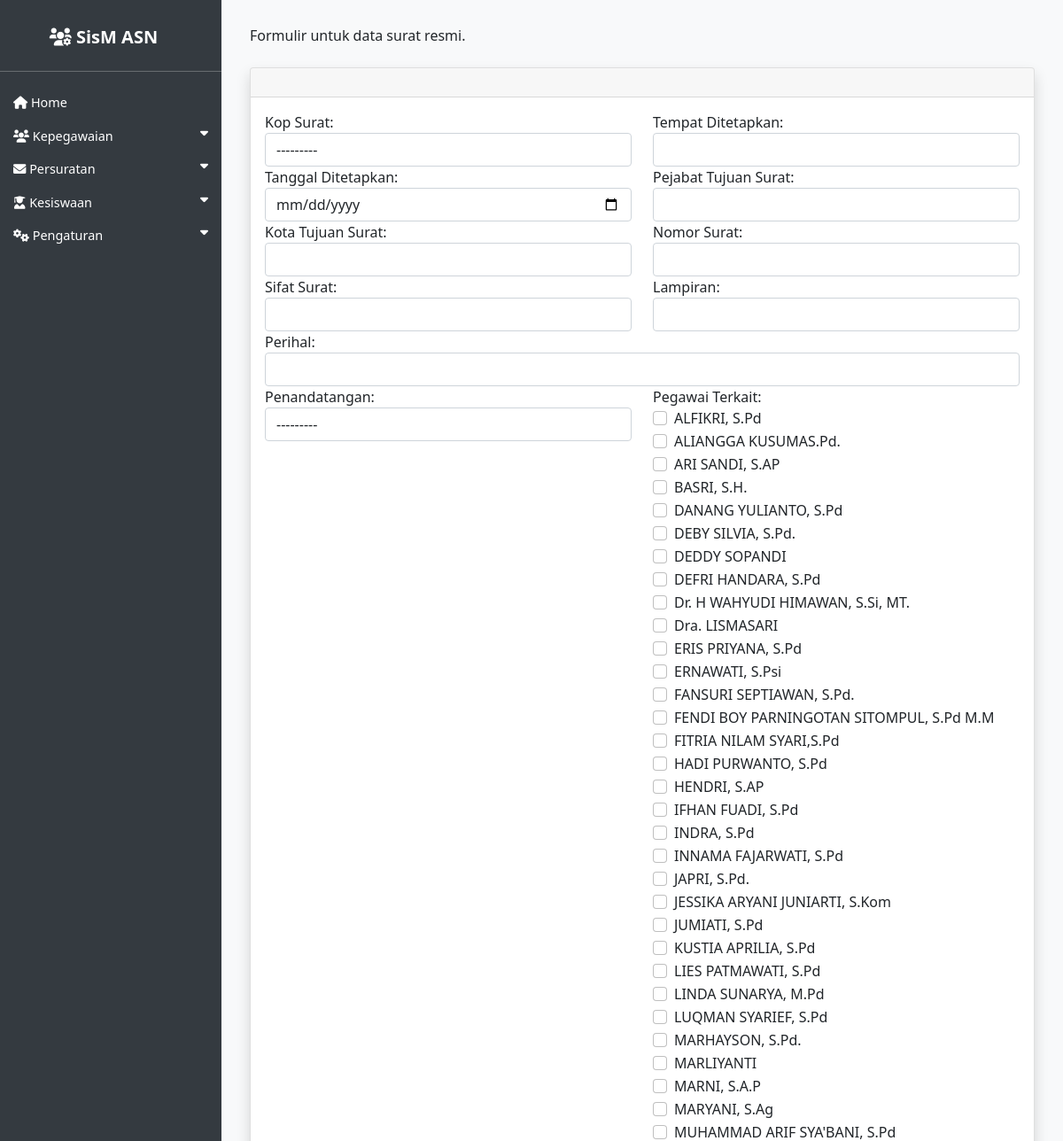
The page /asn/surat_resmi/create/ (upper part) on the database as committed earlier.
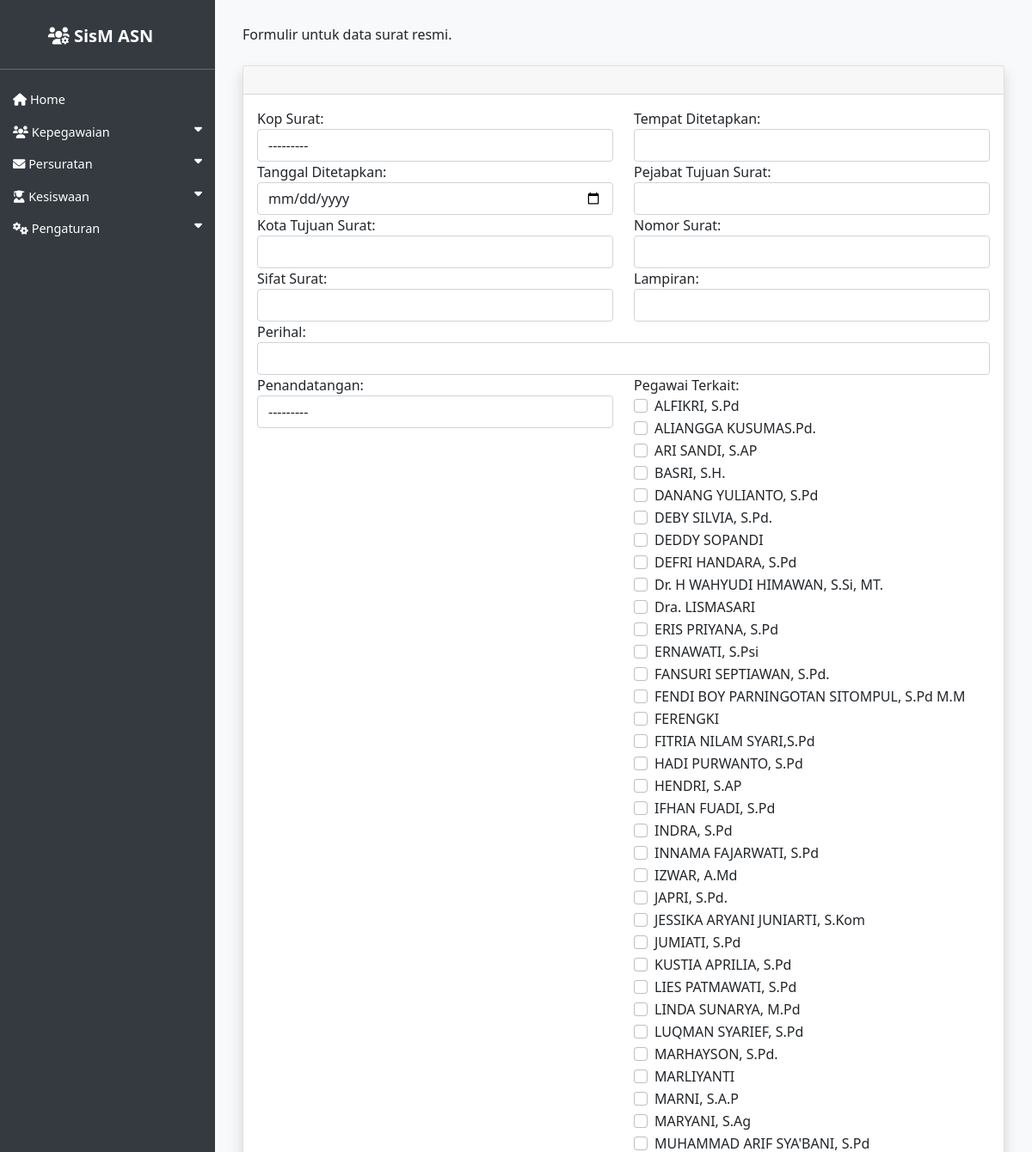
The same page on the database as committed later.
### asn_app/models.py (models this page shows, shortened)
class ASN(models.Model):
    JENIS_KELAMIN_CHOICES = [
        ('L', 'Laki-laki'),
        ('P', 'Perempuan'),
    ]
    AGAMA_CHOICES = [
        ('ISLAM', 'Islam'),
        ('KRISTEN', 'Kristen'),
        ('KATOLIK', 'Katolik'),
        ('HINDU', 'Hindu'),
        ('BUDDHA', 'Buddha'),
        ('KONGHUCU', 'Konghucu'),
    ]
    nip = models.CharField(max_length=18, unique=True, null=True, blank=True)
    nama = models.CharField(max_length=100)
    tempat_lahir = models.CharField(max_length=50)
    tanggal_lahir = models.DateField()
    jenis_kelamin = models.CharField(max_length=1, choices=JENIS_KELAMIN_CHOICES)
    agama = models.CharField(max_length=10, choices=AGAMA_CHOICES)
    alamat = models.TextField()
    email = models.EmailField()
    telepon = models.CharField(max_length=15)
    jabatan = models.CharField(max_length=100)
    pangkat = models.CharField(max_length=50, null=True, blank=True)
    golongan = models.CharField(max_length=5, null=True, blank=True)
    nama_istri_suami = models.CharField(max_length=100, blank=True, null=True, verbose_name='Nama Istri/Suami')
    unit_kerja = models.CharField(max_length=100)
    foto = models.ImageField(upload_to='asn_fotos/', blank=True, null=True)
    created_at = models.DateTimeField(auto_now_add=True)
    updated_at = models.DateTimeField(auto_now=True)

### asn_app/views.py (the view, shortened to what this page needs)
# urls.py: path('surat_resmi/create/', views.SuratResmiCreateView.as_view(), name='surat_resmi_create'),
class SuratResmiCreateView(CreateView):
    model = SuratResmi
    form_class = SuratResmiForm
    template_name = 'asn_app/surat_resmi_form.html'

### asn_app/templates/asn_app/surat_resmi_form.html (shortened to what this page needs)
{% extends 'asn_app/base.html' %}
{% block content %}
<div class="container-fluid">
    <p class="mb-4">Formulir untuk {{ title|lower }} data surat resmi.</p>
    <div class="card shadow mb-4">
        <div class="card-header py-3">
        </div>
        <div class="card-body">
            <form method="post">
                <div class="form-group row">
                    <div class="col-sm-6 mb-3 mb-sm-0">
                        {{ form.kop_surat.label_tag }}
                        {{ form.kop_surat }}
                    </div>
                    <div class="col-sm-6">
                        {{ form.tempat_ditetapkan.label_tag }}
                        {{ form.tempat_ditetapkan }}
                    </div>
                </div>
                <div class="form-group row">
                    <div class="col-sm-6 mb-3 mb-sm-0">
                        {{ form.tanggal_ditetapkan.label_tag }}
                        {{ form.tanggal_ditetapkan }}
                    </div>
                    <div class="col-sm-6">
                        {{ form.pejabat_tujuan_surat.label_tag }}
                        {{ form.pejabat_tujuan_surat }}
                    </div>
                </div>
                <div class="form-group row">
                    <div class="col-sm-6 mb-3 mb-sm-0">
                        {{ form.kota_tujuan_surat.label_tag }}
                        {{ form.kota_tujuan_surat }}
                    </div>
                    <div class="col-sm-6">
                        {{ form.nomor.label_tag }}
                        {{ form.nomor }}
                    </div>
                </div>
                <div class="form-group row">
                    <div class="col-sm-6 mb-3 mb-sm-0">
                        {{ form.sifat.label_tag }}
                        {{ form.sifat }}
                    </div>
                    <div class="col-sm-6">
                        {{ form.lampiran.label_tag }}
                        {{ form.lampiran }}
                    </div>
                </div>
                <div class="form-group">
                    {{ form.perihal.label_tag }}
                    {{ form.perihal }}
                </div>
                <div class="form-group row">
                    <div class="col-sm-6 mb-3 mb-sm-0">
                        {{ form.penandatangan.label_tag }}
                        {{ form.penandatangan }}
                    </div>
                    <div class="col-sm-6">
                        {{ form.pegawai.label_tag }}
                        {% for checkbox in form.pegawai %}
                            <div class="form-check">
                                {{ checkbox.tag }}
                                <label class="form-check-label" for="{{ checkbox.id_for_label }}">{{ checkbox.choice_label }}</label>
                            </div>
                        {% endfor %}
                    </div>
                </div>
            </form>
        </div>
    </div>
</div>
{% endblock %}

Rows that differ between the two databases and show on the page:
added ASN: choice_label "FERENGKI"
added ASN: choice_label "IZWAR, A.Md"
